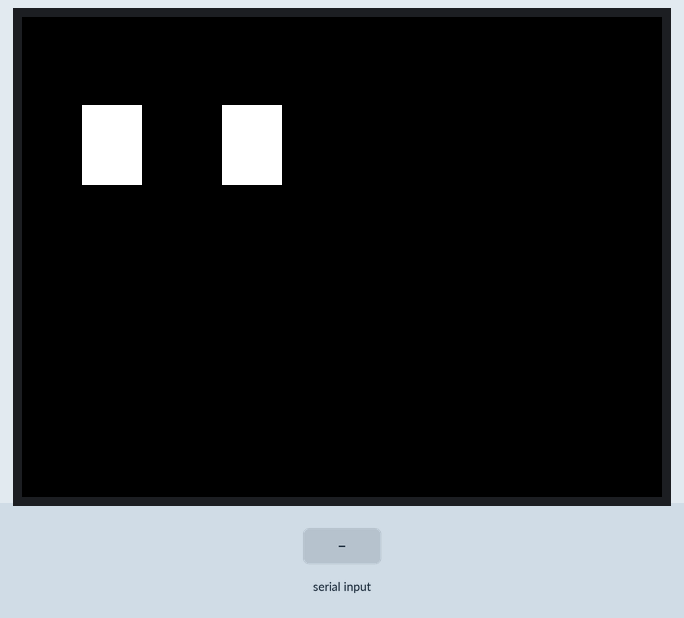
Simulated run of this sketch. Board: ESP32. Shown: 320×240 colour display. The inputs (shaded band) are chosen by the test bench. Random numbers use the default seed unless the sketch sets one; what the sketch prints to the serial monitor is not drawn.

Above: at 3.7 s.
6.0 s: "FF,1\n" received over Serial
At 8.16 s:
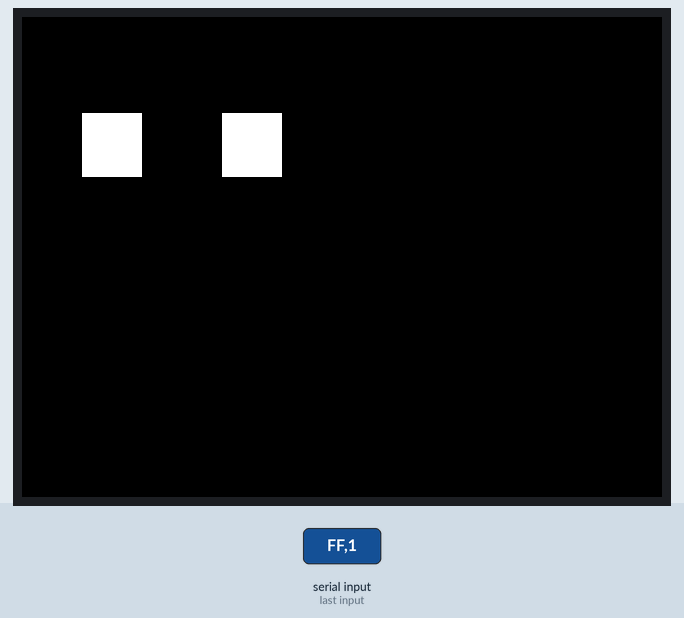
8.6 s: "FF\n" received over Serial
At 9.4 s:
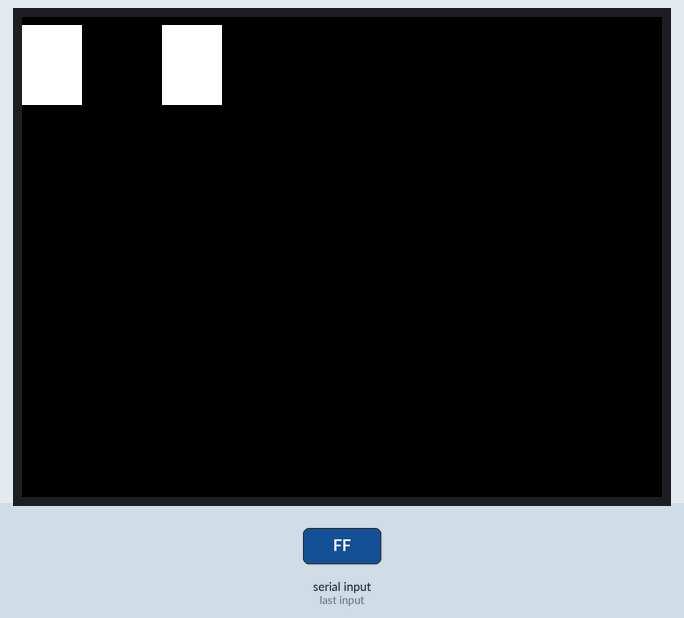
10.1 s: "90,45\n" received over Serial
At 17.1 s:
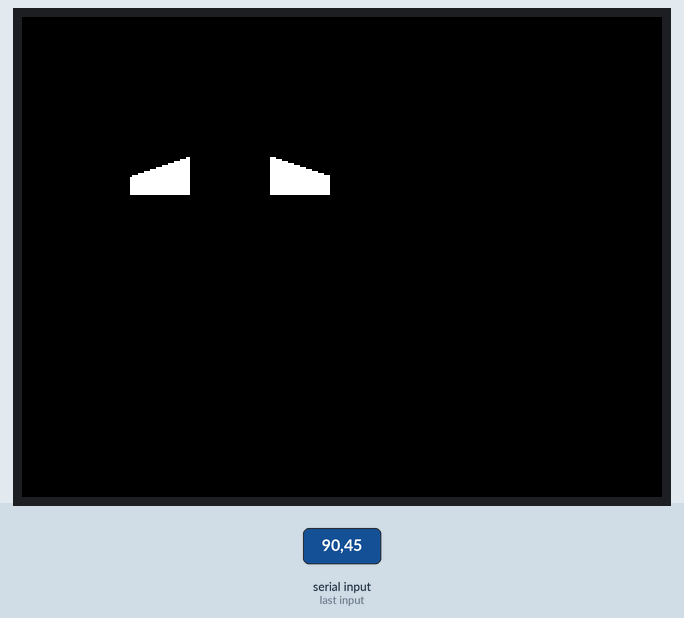
Timing chart, 0 to 17.6 s (numbered marks = the images above; inputs shaded):
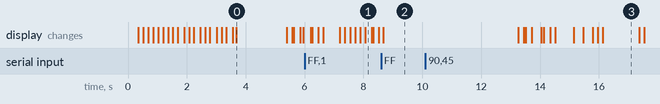

Measured:
- after the input at 8.6 s, the display: changes after 0.07 s (image 2)
- what the display in image 0 shows lasts 1.7 s, from 3.7 s to 5.4 s
- what the display in image 3 shows lasts 1.3 s, from 16.1 s to 17.4 s

The sketch:

LCDEyes.ino
```cpp
//           frames++;
//       if(millis() - ttime > 5000){
//         fps = frames*1.0/5.0;
//         ttime = millis();
//         frames = 0;
//       }

// float frames = 0;
// float fps = 0;
// unsigned long ttime = 0;

/*
  LCDEyes.ino - Simple Project that animates robot eyes on an LCD screen.
  Created by Nischay Joshi, 09-05-2023
*/

// Load TFT driver library
#include <TFT_eSPI.h>
#include <SPI.h>
#include "EyesClass.h"

TFT_eSPI tft = TFT_eSPI();
EyesClass Eyes;
bool following = false;

unsigned long UARTReciveTime = 0;

void setup()
{
  Serial.begin(115200);
  while(!Serial);
  Serial.println("Serial Setup Done");
  randomSeed(analogRead(0));
  tft.init();            // initialize LCD
  tft.setRotation(1);
  //We want black background
  tft.fillScreen(BG_COLOR);
  Eyes.Initialize_Eyes();
  //Eyes.EyeTest(tft);
  UARTReciveTime = millis();
  Serial.println("Setup Routine Done");
  Eyes.WakeUp(tft);
  Eyes.LookAround(tft);
  //  while(1){
  //    Eyes.SadLookSide(tft);
  //  }
}


void loop()
{
  //Read Serial Input
  if(Serial.available()){
    UARTReciveTime = millis();
    //Read Serial Input
    String SerialData = Serial.readStringUntil('\n');
    //Echo Serial Input
    Serial.println(SerialData);

    //Now check if the Serial Input is a "FF, X,Y" string
    if(SerialData.substring(0, SerialData.indexOf(',')) == "FF"){
      SerialData = SerialData.substring(SerialData.indexOf(',') + 1);
      //Get the X and Y values
      int X = SerialData.substring(0, SerialData.indexOf(',')).toInt();
      int Y = SerialData.substring(SerialData.indexOf(',') + 1).toInt();

      //get the Final X and Y values
      int Eye1FinalX = map(X, 0, 255, 15, 75);
      int Eye1FinalY = map(Y, 0, 255, 24, 104);
      int Eye2FinalX = map(X, 0, 255, 85, 145);
      int Eye2FinalY = map(Y, 0, 255, 24, 104);

      //Set the X and Y values
      if(!following){
        Eyes.WakeUp(tft);
        following = true;
      }
      int Roll = random(0, 100);
      if(Roll < 35 && (millis() % 10000 < 1500)){
        Eyes.ChangeMoodRandom(tft);
        Eyes.Blink(tft);
      }
      if(Roll < 50 && millis() % 10000 < 1000) {
        Eyes.Blink(tft);
      }
      Eyes.Move_Eyes(tft, Eye1FinalX, Eye1FinalY, Eye2FinalX, Eye2FinalY, 4);
      //Clear the Serial Buffer
      while(Serial.available()){
        Serial.read();
      }
    }
  }
  if(millis() - UARTReciveTime > 5000){
    //Eyes.EyeTest(tft);
    following = false;
    Eyes.MoveEyesToCenter(tft);
    Eyes.DoSomething(tft);
    delay(500);
  }
  if(millis() - UARTReciveTime > 3000 && following == true){
    //Look around
    Eyes.MoveEyesToCenter(tft);
    Eyes.LookSide(tft);
    delay(500);
    Eyes.SadLookSide(tft);
  }

}
```

EyesClass.h
```cpp
/*
    *  EyesClass.h
    *  LCDEyes
    *
    *  By Nischay Joshi
    *  Created on 09-04-2023
*/

#ifndef EYESCLASS_H
#define EYESCLASS_H

#include <Arduino.h>
#include <math.h>
#include <TFT_eSPI.h>
#include <SPI.h>

#define EYE_WIDTH 30
#define EYE_HEIGHT 40
#define IRIS_RADIUS 3
#define BG_COLOR TFT_BLACK
#define EYE_COLOR TFT_WHITE
#define IRIS_COLOR TFT_BLUE
#define RECTANGULAR_EYES 1
#define DRAWIRIS 0
#define ANIMATION_DELAY 25  //ms
#define Z_ANIMATION_TIME 500 //ms

#define HAPPY_EYE_TYPE 0        //0 = Inverted V, 1 = Inverted Circular
#define HAPPY_EYE_RADIUS 4
#define EYECLEAR_EXTRA 5


class EyesClass{
    private:
    uint16_t Eye1_centerX;
    uint16_t Eye1_centerY;
    uint16_t Eye2_centerX;
    uint16_t Eye2_centerY;
    uint16_t Eye1_Current_Width;
    uint16_t Eye1_Current_Height;
    uint16_t Eye2_Current_Width;
    uint16_t Eye2_Current_Height;
    uint16_t Eye_Color;
    uint16_t Iris_Color;
    uint16_t Iris_radius;
    uint16_t Iris1_centerX;
    uint16_t Iris1_centerY;
    uint16_t Iris2_centerX;
    uint16_t Iris2_centerY;
    uint8_t Mood_State;
    uint8_t SleepAnimState = 0;

    public:
    enum Mood{
      Happy,
      Sad,
      Angry,
      Neutral,
      Sleeping
    };
    void Initialize_Eyes();
    void ShrinkEye(uint8_t EyeSelect, int16_t Redction_pct, uint16_t Frames, TFT_eSPI &tft);
    void Clear_Eyes(TFT_eSPI &tft);
    void Clear_Eyes(TFT_eSPI &tft, bool clear_all);
    void Draw_Eyes(TFT_eSPI &tft);
    void Move_Eyes(int Eye1_x, int Eye1_y, int Eye2_x, int Eye2_y);
    void ChangeMood(Mood mood);
    void MoveEyesToCenter(TFT_eSPI &tft);
    //Animation Functions -> execute within 1-2 seconds
    void Blink(TFT_eSPI &tft);
    void Wink(TFT_eSPI &tft);
    void Squint_Eyes(TFT_eSPI &tft);
    void CloseEyes(TFT_eSPI &tft);
    void OpenEyes(TFT_eSPI &tft);
    void ChangeMoodRandom(TFT_eSPI &tft);
    void Sleep(TFT_eSPI &tft);
    void WakeUp(TFT_eSPI &tft);
    void EyeWiggle(TFT_eSPI &tft);
    void SadLookSide(TFT_eSPI &tft);
    // void CrazyLook(TFT_eSPI &tft);
    void TheRockLook(TFT_eSPI &tft);
    void LookAround(TFT_eSPI &tft);
    void LookSide(TFT_eSPI &tft);
    void Move_Eyes(TFT_eSPI &tft, int Eye1_x, int Eye1_y, int Eye2_x, int Eye2_y, uint16_t Frames);
    //Test Functions
    void EyeTest(TFT_eSPI &tft);
    void DoSomething(TFT_eSPI &tft);
};


#endif
```

Source omitted: EyesClass.cpp (32609 bytes)
